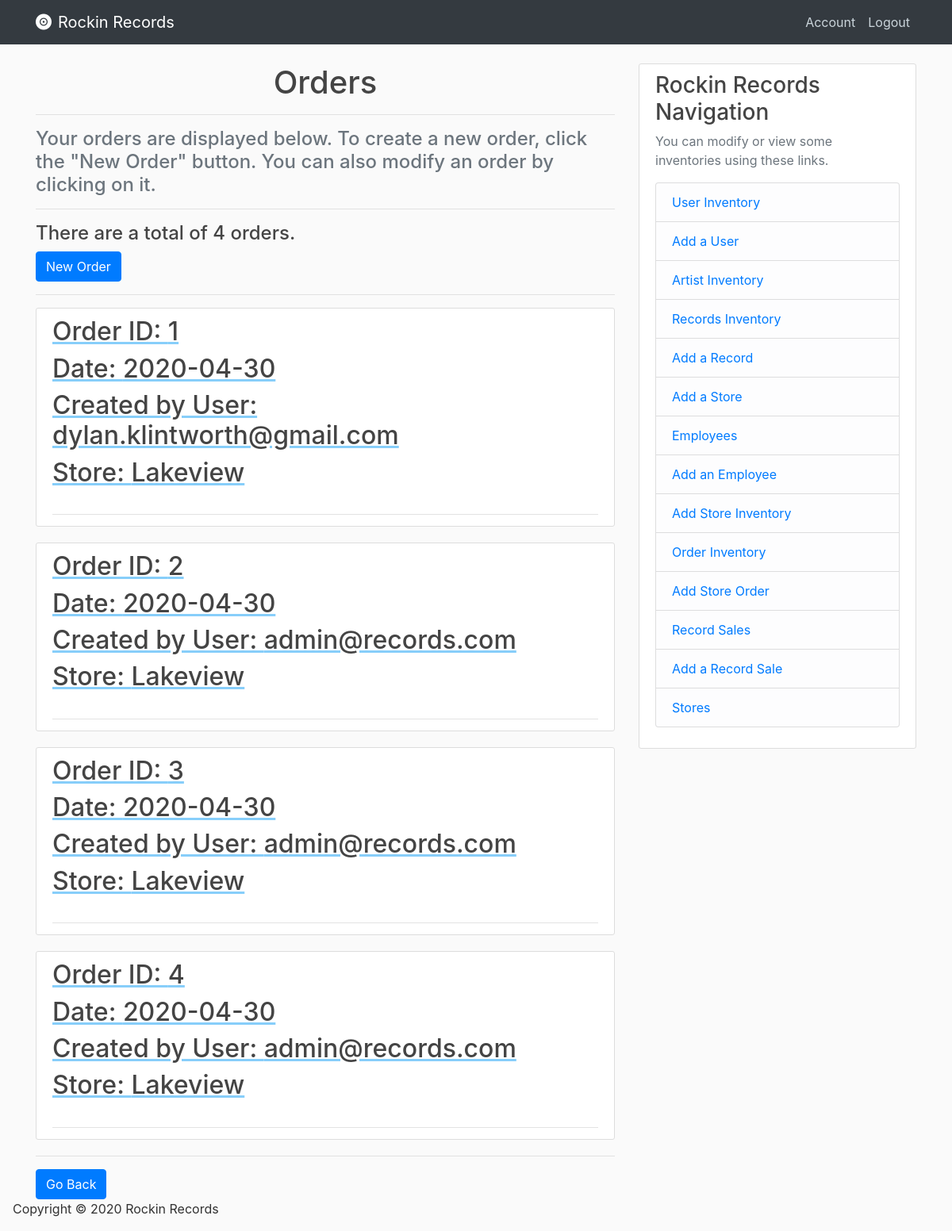
/orders (signed in), run on the app's committed database.
### database/models.py (models this page shows, shortened)
class Orders(db.Model):
    order_id = db.Column(db.Integer, primary_key=True, nullable=False, autoincrement="auto")
    order_date = db.Column(db.Date, nullable=False)
    user_id = db.Column(db.Integer, db.ForeignKey('users.user_id'), nullable=False)
    store_id = db.Column(db.Integer, db.ForeignKey('stores.store_id'), nullable=False)

class Users(db.Model, UserMixin):
    user_id = db.Column(db.Integer, primary_key=True, nullable=False, autoincrement="auto")
    email = db.Column(db.String(120), unique=True, nullable=False)
    password = db.Column(db.String(120), nullable=False)
    street_address = db.Column(db.String(120))
    city_address = db.Column(db.String(120))
    state_address = db.Column(db.String(120))
    zip_address = db.Column(db.String(120))
    phone_number = db.Column(db.String(15))
    is_admin = db.Column(db.Boolean)

class Stores(db.Model):
    store_id = db.Column(db.Integer, primary_key=True, nullable=False, autoincrement="auto")
    store_name = db.Column(db.String(120), nullable=False)
    street_address = db.Column(db.String(120), nullable=False)
    city_address = db.Column(db.String(120), nullable=False)
    state_address = db.Column(db.String(120), nullable=False)
    zip_address = db.Column(db.String(120), nullable=False)

### database/routes.py (the view)
@app.route("/orders")
def orders():
    orders = Orders.query.join(Users, Orders.user_id == Users.user_id)\
    .add_columns(Orders.order_id, Orders.order_date, Users.email)\
    .join(Stores, Stores.store_id == Orders.store_id)\
    .add_columns(Stores.store_name)
    orders_count = orders.count()
    return render_template('orders.html', orders=orders, count=orders_count)

### database/models.py (called while the page is built)
@login_manager.user_loader
def load_user(user_id):
    return Users.query.get(int(user_id))

### database/Templates/orders.html
{% extends "index.html" %}
{% block content %}
    <h1 class="text-center"> Orders </h1>
    <hr>
	{% if not orders %}
		<h4 class='text-muted'> Uh-Oh! Looks like you don't have any orders yet. </h4>
		<a href="{{ url_for('add_order') }} ">
          <button class='btn btn-primary'>
              New Order
          </button>
        </a>
	{% else %}
		<h4 class='text-muted'>
		Your orders are displayed below. To create a new order, click the
		"New Order" button. You can also modify an order by clicking on it.
		</h4>
		<hr>
		<h4> There are a total of {{ count }} orders. </h4>
		<a href="{{ url_for('add_order') }} ">
          <button class='btn btn-primary'>
              New Order
          </button>
        </a>
		<hr>
		{% for order in orders %}
			<article class="media content-section">
				<div class="media-body">
					<div class="article-metadata">
						<a class="mr-2" href="{{ url_for('order', order_id=order.order_id) }}" style="text-decoration: underline; text-decoration-color: lightskyblue;" >
						<h2> Order ID: {{ order.order_id }} </h2>
						<h2> Date: {{ order.order_date }} </h2>
						<h2> Created by User: {{ order.email }} </h2>
						<h2> Store: {{ order.store_name }}</h2>
						</a>
					</div>
			  </div>
			</article>
		 {% endfor %}
	{% endif %}
	<hr>
     <div>
        <a href="{{ url_for('home') }} ">
          <button class='btn btn-primary'>
              Go Back
          </button>
        </a>
     </div>
{% endblock content %}

### database/static/css/main.css (style rules this page uses)
body { background: #fafafa; color: #333333; margin-top: 5rem; }
h1, h2, h3, h4, h5, h6 { color: #444444; }
.content-section { background: #ffffff; padding: 10px 20px; border: 1px solid #dddddd; border-radius: 3px; margin-bottom: 20px; }
.article-metadata { padding-bottom: 1px; margin-bottom: 4px; border-bottom: 1px solid #e3e3e3 }

### data on the page
Orders: order_id "1", order_date "2020-04-30", email "dylan.klintworth@gmail.com", store_name "Lakeview"
Orders: order_id "2", order_date "2020-04-30", email "admin@records.com", store_name "Lakeview"
Orders: order_id "3", order_date "2020-04-30", email "admin@records.com", store_name "Lakeview"
Orders: order_id "4", order_date "2020-04-30", email "admin@records.com", store_name "Lakeview"

### other printed values
{{ count }} "4"
